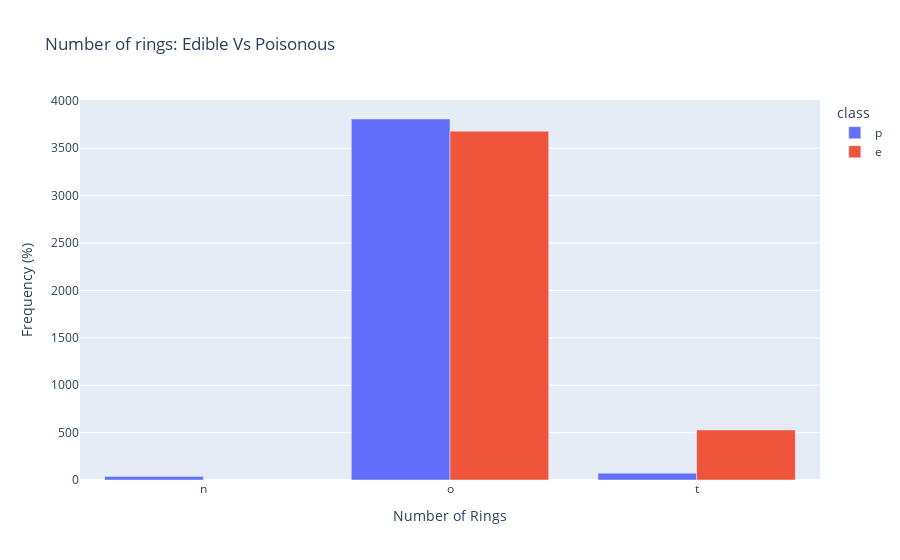

Source (notebook cell):
### Code cell
#Step 1: Load the dataset (if not already loaded)
df = pd.read_csv('mushrooms.csv')

# Step 2: Group the data by 'ring-number' and 'class'
df_ring = df.groupby(['ring-number', 'class']).size().reset_index(name='frequency')

# Step 3: Create the bar chart
fig = px.bar(
    data_frame=df_ring,
    x='ring-number',
    y='frequency',
    color='class',
    barmode='group',
    title='Number of rings: Edible Vs Poisonous'
)

# Step 4: Customize axis labels
fig.update_layout(
    xaxis_title='Number of Rings',
    yaxis_title='Frequency (%)'
)

fig.show()

### Figure 1 — Plotly figure (JSON) as saved in the notebook; plotly's stock layout.template omitted (floating-point values rounded to 4 significant figures)
{"data": [{"alignmentgroup": "True", "hovertemplate": "class=p<br>ring-number=%{x}<br>frequency=%{y}<extra></extra>", "legendgroup": "p", "marker": {"color": "#636efa", "pattern": {"shape": ""}}, "name": "p", "offsetgroup": "p", "orientation": "v", "showlegend": true, "textposition": "auto", "type": "bar", "x": ["n", "o", "t"], "xaxis": "x", "y": [36, 3808, 72], "yaxis": "y"}, {"alignmentgroup": "True", "hovertemplate": "class=e<br>ring-number=%{x}<br>frequency=%{y}<extra></extra>", "legendgroup": "e", "marker": {"color": "#EF553B", "pattern": {"shape": ""}}, "name": "e", "offsetgroup": "e", "orientation": "v", "showlegend": true, "textposition": "auto", "type": "bar", "x": ["o", "t"], "xaxis": "x", "y": [3680, 528], "yaxis": "y"}], "layout": {"barmode": "group", "legend": {"title": {"text": "class"}, "tracegroupgap": 0}, "title": {"text": "Number of rings: Edible Vs Poisonous"}, "xaxis": {"anchor": "y", "domain": [0, 1], "title": {"text": "Number of Rings"}}, "yaxis": {"anchor": "x", "domain": [0, 1], "title": {"text": "Frequency (%)"}}}}
